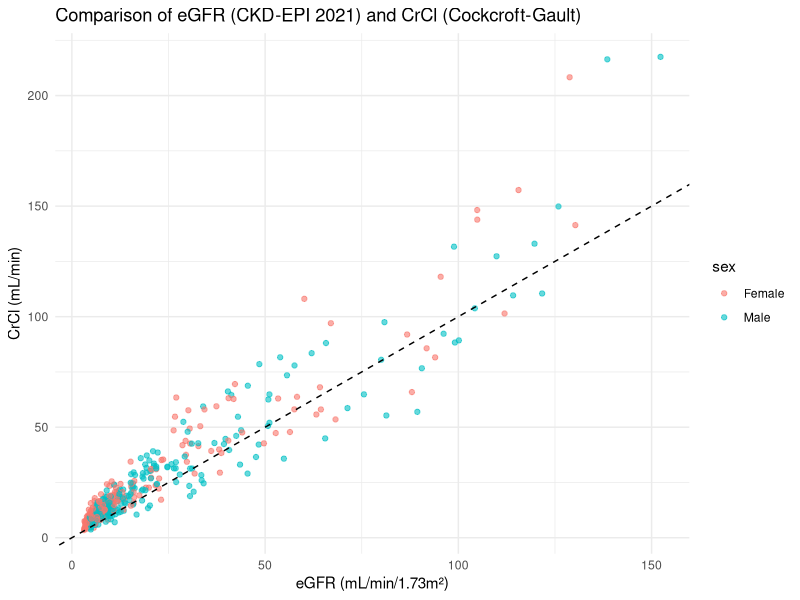
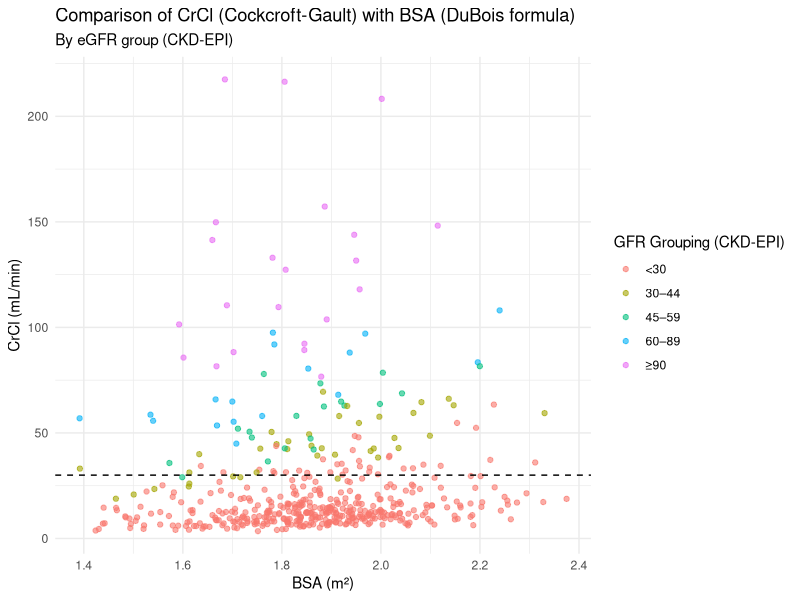

Reproduce these figures in R, in order.
library(tidyverse)
library(here)

set.seed(123)

n <- 500

simulated_patients <- tibble(
  age = sample(18:85, n, replace = TRUE),
  sex = sample(c("Male", "Female"), n, replace = TRUE),
  weight = round(rnorm(n, mean = 75, sd = 15), 1),       # kg
  height = round(rnorm(n, mean = 170, sd = 10), 1),      # cm
  creat_umol = round(runif(n, 40, 1000), 1)              # Creatinine in µmol/L
) %>%
  mutate(
    creat_mgdl = creat_umol / 88.4,
    bsa = 0.007184 * (height^0.725) * (weight^0.425),
    kappa = if_else(sex == "Female", 0.7, 0.9),
    alpha = if_else(sex == "Female", -0.241, -0.302),
    sex_coeff = if_else(sex == "Female", 1.012, 1),
    cr_over_kappa = creat_mgdl / kappa,
    egfr = 142 * 
      (pmin(cr_over_kappa, 1) ^ alpha) *
      (pmax(cr_over_kappa, 1) ^ (-1.200)) *
      (0.9938 ^ age) *
      sex_coeff,
    crcl = if_else(
      sex == "Male",
      ((140 - age) * weight) / (72 * creat_mgdl),
      0.85 * ((140 - age) * weight) / (72 * creat_mgdl)
    )
  )

grouped_gfr <- simulated_patients %>% 
  select(egfr, bsa, crcl) %>% 
  mutate(gfr_group = case_when(
    egfr < 30 ~ "<30",
    egfr >= 30 & egfr < 45 ~ "30–44",
    egfr >= 45 & egfr < 60 ~ "45–59",
    egfr >= 60 & egfr < 90 ~ "60–89",
    egfr >= 90 ~ "≥90"),
    gfr_group = factor(gfr_group, levels = c("<30", "30–44", "45–59", "60–89", "≥90")))


ggplot(simulated_patients, aes(x = egfr, y = crcl, color = sex)) +
  geom_point(alpha = 0.6) +
  geom_abline(slope = 1, intercept = 0, linetype = "dashed", color = "black") +
  labs(title = "Comparison of eGFR (CKD-EPI 2021) and CrCl (Cockcroft-Gault)",
       x = "eGFR (mL/min/1.73m²)",
       y = "CrCl (mL/min)") +
  theme_minimal()

ggplot(grouped_gfr, aes(x = bsa, y = crcl, color = gfr_group)) +
  geom_point(alpha = 0.6) +
  geom_hline(yintercept = 30, linetype = "dashed", color = "black") +
  labs(title = "Comparison of CrCl (Cockcroft-Gault) with BSA (DuBois formula)",
       subtitle = "By eGFR group (CKD-EPI)",
       x = "BSA (m²)",
       y = "CrCl (mL/min)",
       color = "GFR Grouping (CKD-EPI)") +
  theme_minimal()
